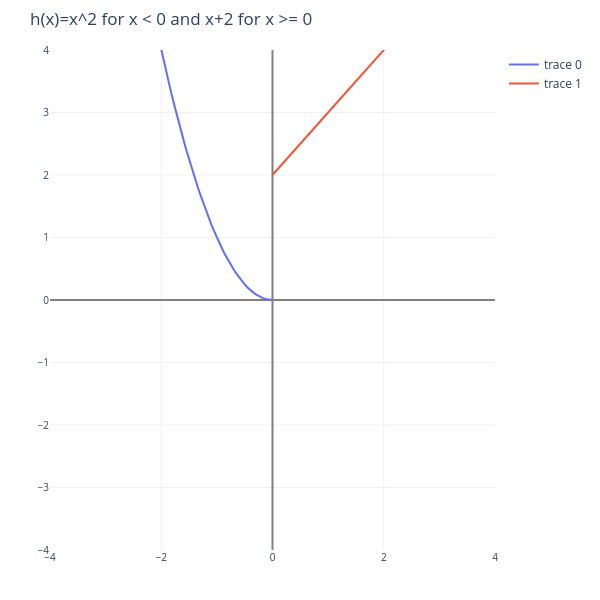

Notebook cell for this chart:
### Code cell
from utils import plot_piecewise

f_list = [lambda x: x**2, lambda x: x+2]
intervals = [(-4, -0.01), (0, 4)]
plot_piecewise(f_list, intervals, x_range=(-4, 4), y_range=(-4, 4), title="h(x)=x^2 for x < 0 and x+2 for x >= 0")
